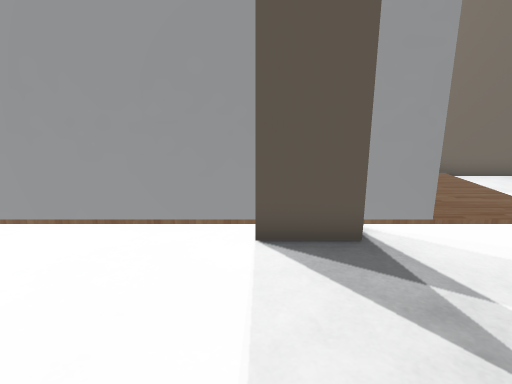
View 1 (above)

17 first-person views from a walk through a 3-D level made in the Unity game engine. The camera is 1.2 m above the floor, tilts 14° down and sees 75° across. Doors are open. The floor is counted in squares, 0.5 m on a side. Each view is taken from the middle of a square. On the plan, view 1 faces up. The plan holds only what a view shows up to about 20 squares ahead; the rest is blank. The place goes on beyond the plan. Some surface patterns are stand-ins.

View 2
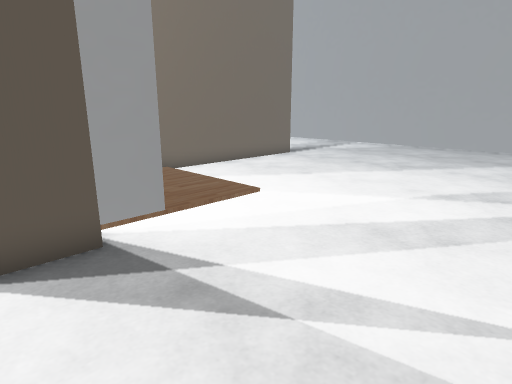

View 3
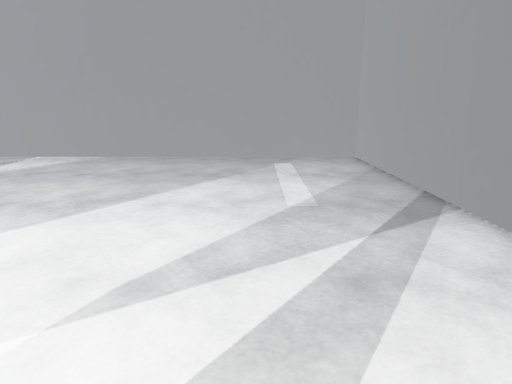

View 4
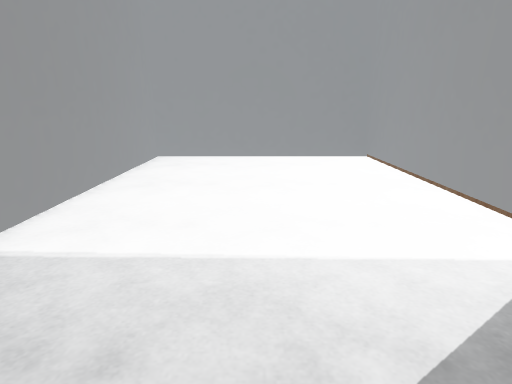

View 5
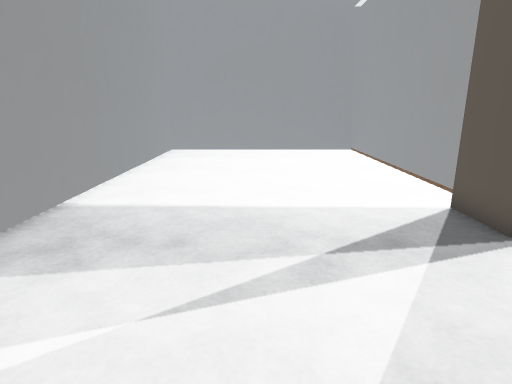

View 6
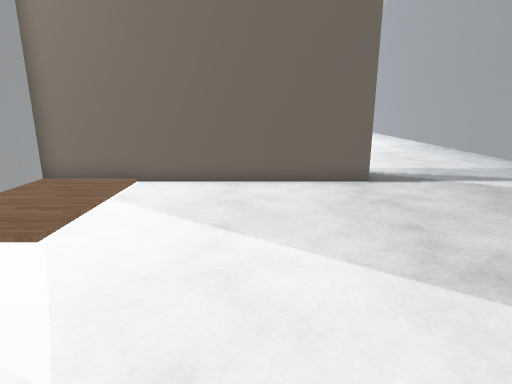

View 7
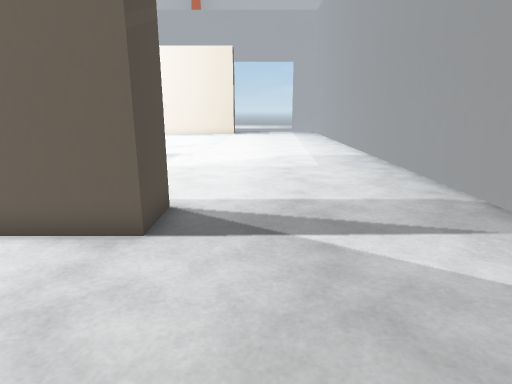

View 8
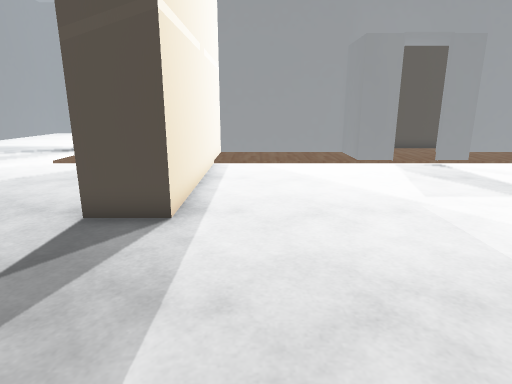

View 9
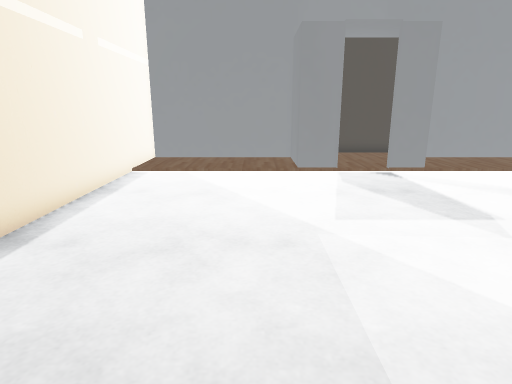

View 10
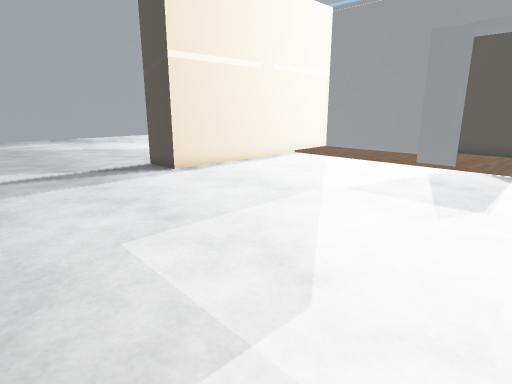

View 11
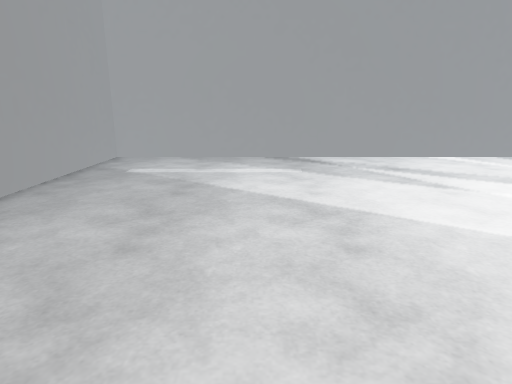

View 12
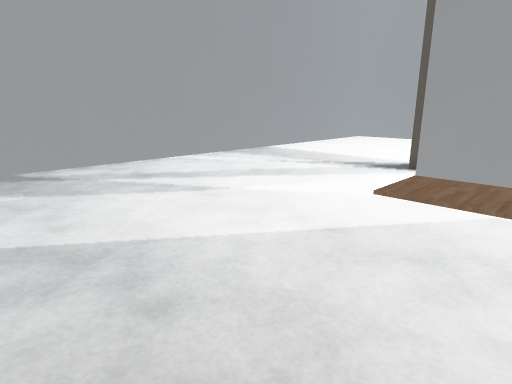

View 13
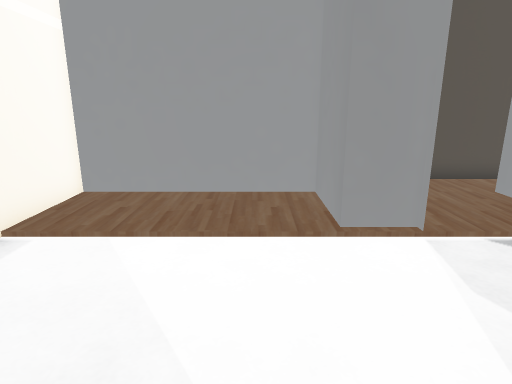

View 14
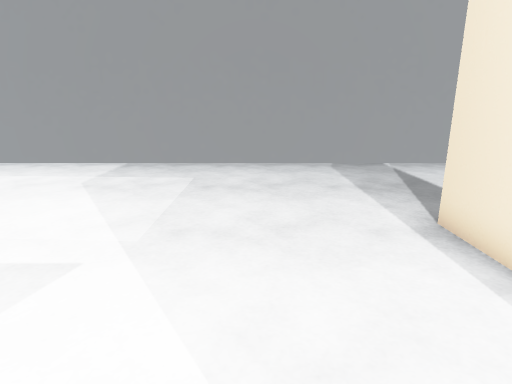

View 15
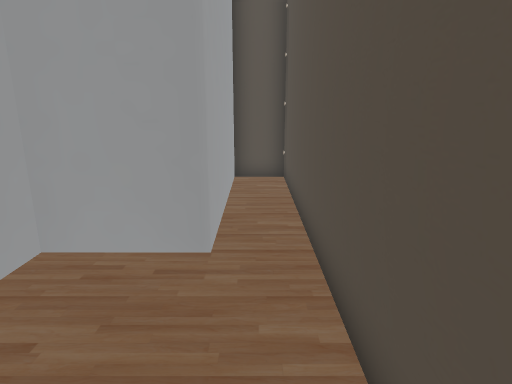

View 16
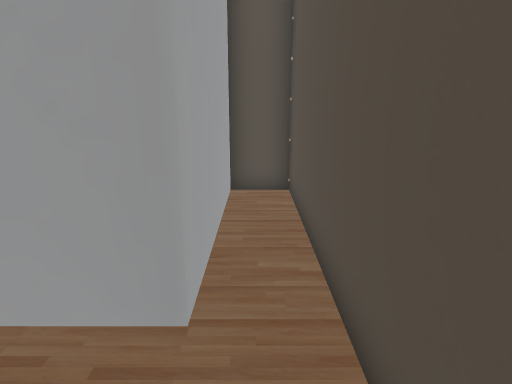

View 17
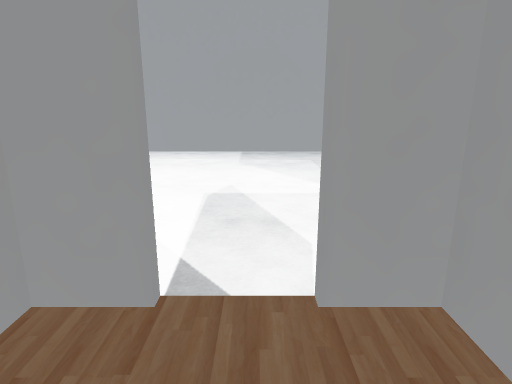

### Floor plan
Points are (right, up) in squares from view 1. A wall is a line through its corners. A room is listed if a view was taken in it or the views show most of it. See-through windows are left out.
Room 1 (views 1, 2, 3, 4, 5, 6, 7, 8, 9, 10, 11, 12, 13, 14)
walls: (4, 14.1) (14.8, 14.1) (14.8, 12.1) (3.8, 12.1) (3.8, 6.8) (2.2, 6.8); (2, 5.9) (-0.1, 5.9); (0, 6.8) (-12.3, 6.8) (-12.3, -4.1) (23.1, -4.1) (23.1, 26.5); (6.7, 22.3) (6.7, 20.7) (3.8, 20.7) (3.8, 14); (6.7, 25.9) (6.7, 24.4)
ways out: opening at (7, 23.5) to room 2
Room 2 (views 15, 16, 17)
walls: (6.7, 24.2) (6.7, 25.8) (6.2, 25.8); (4.4, 25.8) (3.8, 25.8); (2, 26.5) (2, 14.1) (4, 14.1); (3.8, 14) (3.8, 20.7) (6.7, 20.7) (6.7, 22.2)
ways out: opening at (7, 23.5) to room 1

Positions as (right, up) in squares from view 1, and headings:
1: (0, 0), facing up
2: (0, 0), facing up-right
3: (6, 1), facing right
4: (5, 1), facing left
5: (8, 1), facing left
6: (11, 1), facing up
7: (17, 6), facing up
8: (22, 16), facing left
9: (20, 19), facing left
10: (22, 26), facing down-left
11: (16, 13), facing down
12: (16, 11), facing down-left
13: (13, 19), facing left
14: (8, 18), facing right
15: (3, 26), facing down
16: (3, 24), facing down
17: (3, 23), facing right
